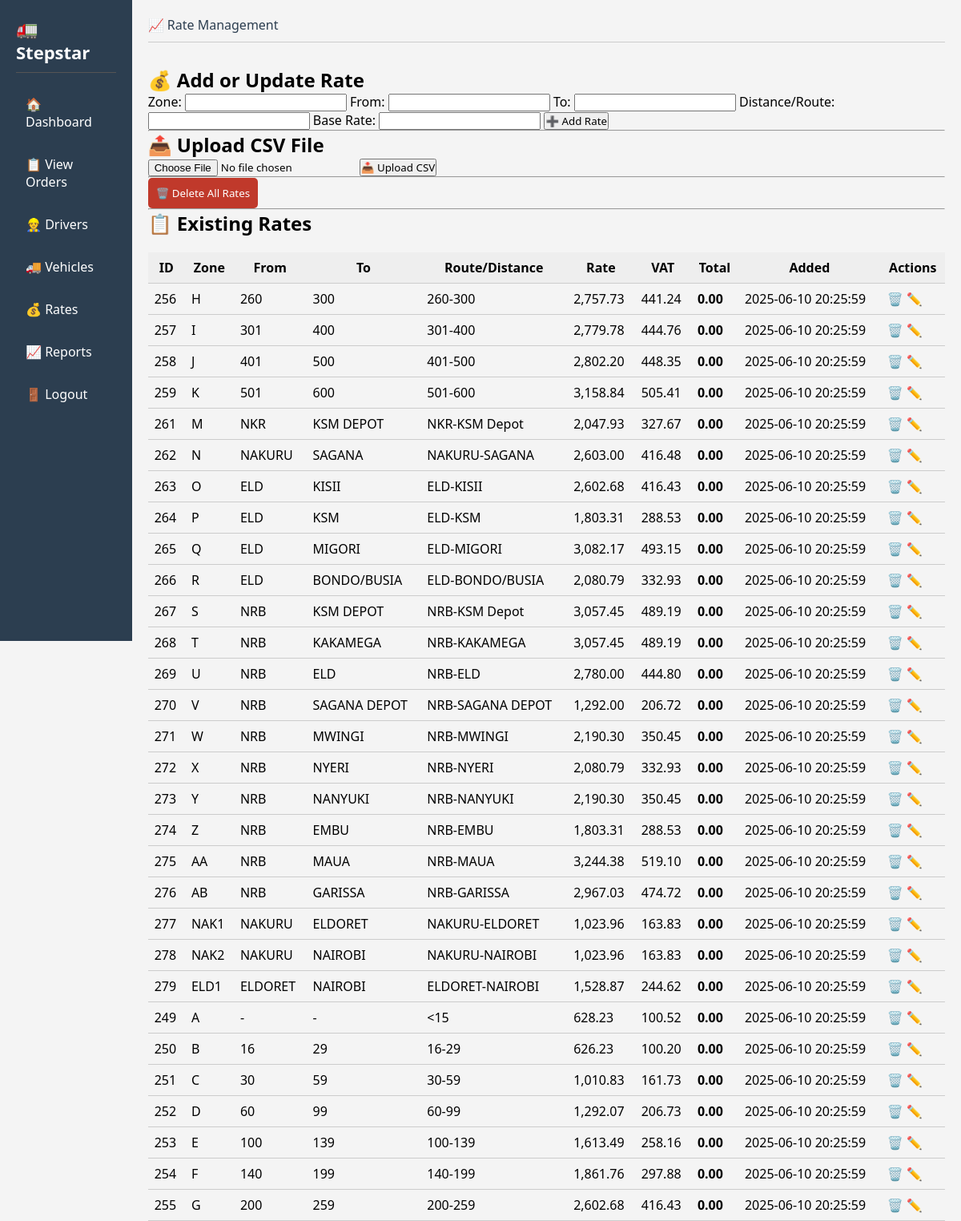
Screenshot of /manager-dashboard/rates.php (signed in) with the database file from the repository.
### tables this page shows
CREATE TABLE `manual_rates` (
  `id` int(11) NOT NULL,
  `from_location` varchar(50) NOT NULL,
  `to_location` varchar(50) NOT NULL,
  `distance_km` varchar(50) NOT NULL,
  `rate_per_ton` decimal(10,2) NOT NULL,
  `vat` decimal(5,2) NOT NULL DEFAULT 16.00,
  `total_rate` decimal(10,2) GENERATED ALWAYS AS (`rate_per_ton` + `rate_per_ton` * `vat` / 100) STORED,
  `created_at` timestamp NOT NULL DEFAULT current_timestamp(),
  `zone` varchar(100) DEFAULT NULL,
  `route_range` varchar(100) DEFAULT NULL,
  `base_rate` varchar(100) DEFAULT NULL
);

### manager-dashboard/rates.php (the view, shortened to what this page needs)
<?php
include '../includes/db.php';
$rates = $conn->query("SELECT * FROM manual_rates ORDER BY created_at DESC");
?>
<!DOCTYPE html>
<html lang="en">
<head>
    <link rel="stylesheet" href="dashboard.css">
</head>
<body>
<div class="wrapper">
    <div class="sidebar">
        <h2>🚛 Stepstar</h2>
        <ul>
            <li><a href="dashboard-manager.php">🏠 Dashboard</a></li>
            <li><a href="view_orders.php">📋 View Orders</a></li>
            <li><a href="manage-drivers.php">👷 Drivers</a></li>
            <li><a href="manage-vehicles.php">🚚 Vehicles</a></li>
            <li><a href="rates.php">💰 Rates</a></li>
            <li><a href="generate-report.php">📈 Reports</a></li>
            <li><a href="logout.php">🚪 Logout</a></li>
        </ul>
    </div>
    <div class="main-content">
        <div class="dashboard-header">
            <div class="user-info">📈 Rate Management</div>
        </div>
        <div class="content-area">
            <h2>💰 Add or Update Rate</h2>
            <form method="POST">
                Zone: <input type="text" name="zone" id="zone" required>
                From: <input type="text" name="from_location" id="from_location">
                To: <input type="text" name="to_location" id="to_location">
                Distance/Route: <input type="text" name="route_range" id="route_range" required>
                Base Rate: <input type="number" step="0.01" name="base_rate" id="base_rate" required>
                <button type="submit" name="add_manual_rate" id="add_btn">➕ Add Rate</button>
            </form>
            <hr>
            <h2>📤 Upload CSV File</h2>
            <form method="POST" enctype="multipart/form-data">
                <input type="file" name="csv_file" accept=".csv" required>
                <button type="submit">📥 Upload CSV</button>
            </form>
            <hr>
            <form method="POST" onsubmit="return confirm('Are you sure you want to delete ALL rates?');">
                <button type="submit" name="delete_all_rates" style="background:#c0392b;color:white;padding:10px;border:none;border-radius:5px;">
                    🗑️ Delete All Rates
                </button>
            </form>
            <hr>
            <h2>📋 Existing Rates</h2>
            <table>
                <thead>
                    <tr>
                        <th>ID</th>
                        <th>Zone</th>
                        <th>From</th>
                        <th>To</th>
                        <th>Route/Distance</th>
                        <th>Rate</th>
                        <th>VAT</th>
                        <th>Total</th>
                        <th>Added</th>
                        <th>Actions</th>
                    </tr>
                </thead>
                <tbody>
                    <?php while ($r = $rates->fetch_assoc()): ?>
                    <tr>
                        <td><?php echo $r['id']; ?></td>
                        <td><?php echo $r['zone']; ?></td>
                        <td><?php echo $r['from_location'] ?: '-'; ?></td>
                        <td><?php echo $r['to_location'] ?: '-'; ?></td>
                        <td><?php echo $r['route_range']; ?></td>
                        <td><?php echo number_format($r['base_rate'], 2); ?></td>
                        <td><?php echo number_format($r['vat'], 2); ?></td>
                        <td><strong><?php echo number_format($r['total_rate'], 2); ?></strong></td>
                        <td><?php echo $r['created_at']; ?></td>
                        <td>
                            <a href="?delete_id=<?php echo $r['id']; ?>" class="btn-del" onclick="return confirm('Delete this rate?');">🗑️</a>
                            <a href="#" class="btn-edit" onclick="populateEditForm(<?php echo htmlspecialchars(json_encode($r)); ?>)">✏️</a>
                        </td>
                    </tr>
                    <?php endwhile; ?>
                </tbody>
            </table>
        </div>
    </div>
</div>
</body>
</html>

### manager-dashboard/dashboard.css (style rules this page uses)
* { margin: 0; padding: 0; box-sizing: border-box; font-family: 'Segoe UI', sans-serif; }
body { display: flex; height: 100vh; background-color: #f4f4f4; }
.wrapper { display: flex; width: 100%; }
.sidebar { width: 220px; background-color: #2c3e50; padding: 20px; color: white; }
.sidebar h2 { margin-bottom: 20px; font-size: 22px; border-bottom: 1px solid #555; padding-bottom: 10px; }
.sidebar ul { list-style-type: none; }
.sidebar ul li { margin: 15px 0; }
.sidebar ul li a { color: white; text-decoration: none; display: block; padding: 8px 12px; border-radius: 4px; }
.main-content { flex-grow: 1; padding: 20px; }
.dashboard-header { display: flex; justify-content: space-between; align-items: center; margin-bottom: 30px; border-bottom: 1px solid #ccc; padding-bottom: 10px; }
.dashboard-header .user-info { font-size: 16px; color: #2c3e50; }

### manager-dashboard/rates.php (style rules this page uses)
table { width: 100%; border-collapse: collapse; margin-top: 20px; }
th, td { padding: 8px; border-bottom: 1px solid #ccc; }
th { background-color: #eee; }
.btn-del { color: red; text-decoration: none; font-weight: bold; }
.btn-edit { color: blue; text-decoration: none; font-weight: bold; }

### rows the page displays
manual_rates: id "256", zone "H", from_location "260", to_location "300", route_range "260-300", base_rate "2,757.73", vat "441.24", total_rate "0.00", created_at "2025-06-10 20:25:59"
manual_rates: id "257", zone "I", from_location "301", to_location "400", route_range "301-400", base_rate "2,779.78", vat "444.76", total_rate "0.00", created_at "2025-06-10 20:25:59"
manual_rates: id "258", zone "J", from_location "401", to_location "500", route_range "401-500", base_rate "2,802.20", vat "448.35", total_rate "0.00", created_at "2025-06-10 20:25:59"
manual_rates: id "259", zone "K", from_location "501", to_location "600", route_range "501-600", base_rate "3,158.84", vat "505.41", total_rate "0.00", created_at "2025-06-10 20:25:59"
manual_rates: id "261", zone "M", from_location "NKR", to_location "KSM DEPOT", route_range "NKR-KSM Depot", base_rate "2,047.93", vat "327.67", total_rate "0.00", created_at "2025-06-10 20:25:59"
manual_rates: id "262", zone "N", from_location "NAKURU", to_location "SAGANA", route_range "NAKURU-SAGANA", base_rate "2,603.00", vat "416.48", total_rate "0.00", created_at "2025-06-10 20:25:59"
manual_rates: id "263", zone "O", from_location "ELD", to_location "KISII", route_range "ELD-KISII", base_rate "2,602.68", vat "416.43", total_rate "0.00", created_at "2025-06-10 20:25:59"
manual_rates: id "264", zone "P", from_location "ELD", to_location "KSM", route_range "ELD-KSM", base_rate "1,803.31", vat "288.53", total_rate "0.00", created_at "2025-06-10 20:25:59"
manual_rates: id "265", zone "Q", from_location "ELD", to_location "MIGORI", route_range "ELD-MIGORI", base_rate "3,082.17", vat "493.15", total_rate "0.00", created_at "2025-06-10 20:25:59"
manual_rates: id "266", zone "R", from_location "ELD", to_location "BONDO/BUSIA", route_range "ELD-BONDO/BUSIA", base_rate "2,080.79", vat "332.93", total_rate "0.00", created_at "2025-06-10 20:25:59"
manual_rates: id "267", zone "S", from_location "NRB", to_location "KSM DEPOT", route_range "NRB-KSM Depot", base_rate "3,057.45", vat "489.19", total_rate "0.00", created_at "2025-06-10 20:25:59"
manual_rates: id "268", zone "T", from_location "NRB", to_location "KAKAMEGA", route_range "NRB-KAKAMEGA", base_rate "3,057.45", vat "489.19", total_rate "0.00", created_at "2025-06-10 20:25:59"
manual_rates: id "269", zone "U", from_location "NRB", to_location "ELD", route_range "NRB-ELD", base_rate "2,780.00", vat "444.80", total_rate "0.00", created_at "2025-06-10 20:25:59"
manual_rates: id "270", zone "V", from_location "NRB", to_location "SAGANA DEPOT", route_range "NRB-SAGANA DEPOT", base_rate "1,292.00", vat "206.72", total_rate "0.00", created_at "2025-06-10 20:25:59"
manual_rates: id "271", zone "W", from_location "NRB", to_location "MWINGI", route_range "NRB-MWINGI", base_rate "2,190.30", vat "350.45", total_rate "0.00", created_at "2025-06-10 20:25:59"
manual_rates: id "272", zone "X", from_location "NRB", to_location "NYERI", route_range "NRB-NYERI", base_rate "2,080.79", vat "332.93", total_rate "0.00", created_at "2025-06-10 20:25:59"
manual_rates: id "273", zone "Y", from_location "NRB", to_location "NANYUKI", route_range "NRB-NANYUKI", base_rate "2,190.30", vat "350.45", total_rate "0.00", created_at "2025-06-10 20:25:59"
manual_rates: id "274", zone "Z", from_location "NRB", to_location "EMBU", route_range "NRB-EMBU", base_rate "1,803.31", vat "288.53", total_rate "0.00", created_at "2025-06-10 20:25:59"
manual_rates: id "275", zone "AA", from_location "NRB", to_location "MAUA", route_range "NRB-MAUA", base_rate "3,244.38", vat "519.10", total_rate "0.00", created_at "2025-06-10 20:25:59"
manual_rates: id "276", zone "AB", from_location "NRB", to_location "GARISSA", route_range "NRB-GARISSA", base_rate "2,967.03", vat "474.72", total_rate "0.00", created_at "2025-06-10 20:25:59"
manual_rates: id "277", zone "NAK1", from_location "NAKURU", to_location "ELDORET", route_range "NAKURU-ELDORET", base_rate "1,023.96", vat "163.83", total_rate "0.00", created_at "2025-06-10 20:25:59"
manual_rates: id "278", zone "NAK2", from_location "NAKURU", to_location "NAIROBI", route_range "NAKURU-NAIROBI", base_rate "1,023.96", vat "163.83", total_rate "0.00", created_at "2025-06-10 20:25:59"
manual_rates: id "279", zone "ELD1", from_location "ELDORET", to_location "NAIROBI", route_range "ELDORET-NAIROBI", base_rate "1,528.87", vat "244.62", total_rate "0.00", created_at "2025-06-10 20:25:59"
manual_rates: id "249", zone "A", from_location "-", to_location "-", route_range "<15", base_rate "628.23", vat "100.52", total_rate "0.00", created_at "2025-06-10 20:25:59"
manual_rates: id "250", zone "B", from_location "16", to_location "29", route_range "16-29", base_rate "626.23", vat "100.20", total_rate "0.00", created_at "2025-06-10 20:25:59"
manual_rates: id "251", zone "C", from_location "30", to_location "59", route_range "30-59", base_rate "1,010.83", vat "161.73", total_rate "0.00", created_at "2025-06-10 20:25:59"
manual_rates: id "252", zone "D", from_location "60", to_location "99", route_range "60-99", base_rate "1,292.07", vat "206.73", total_rate "0.00", created_at "2025-06-10 20:25:59"
manual_rates: id "253", zone "E", from_location "100", to_location "139", route_range "100-139", base_rate "1,613.49", vat "258.16", total_rate "0.00", created_at "2025-06-10 20:25:59"
manual_rates: id "254", zone "F", from_location "140", to_location "199", route_range "140-199", base_rate "1,861.76", vat "297.88", total_rate "0.00", created_at "2025-06-10 20:25:59"
manual_rates: id "255", zone "G", from_location "200", to_location "259", route_range "200-259", base_rate "2,602.68", vat "416.43", total_rate "0.00", created_at "2025-06-10 20:25:59"
